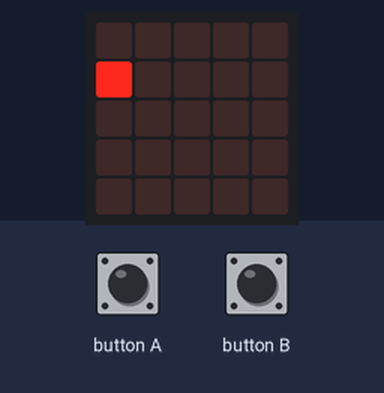
Bench run of a program on a simulated BBC micro:bit (MakeCode). Shown: the board's 5×5 LED display. The test bench sets the inputs (shaded band).

Above: at 1.6 s.
1.7 s: button A pressed for 0.15 s
At 2.8 s:
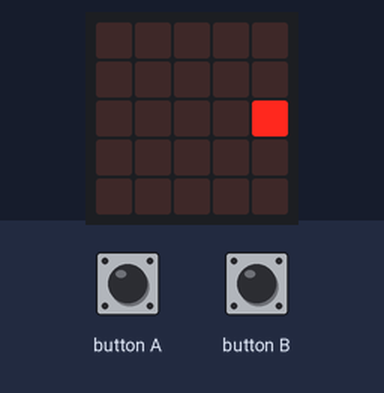
4.8 s: button B pressed for 0.15 s
At 5.7 s:
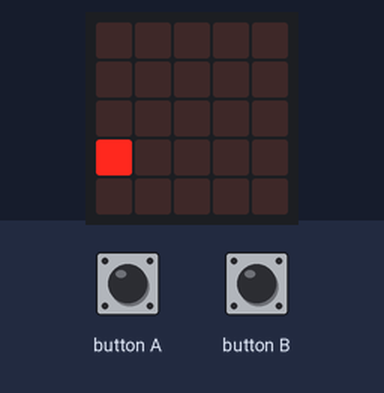
7.9 s: button B pressed for 0.15 s
At 9.5 s:
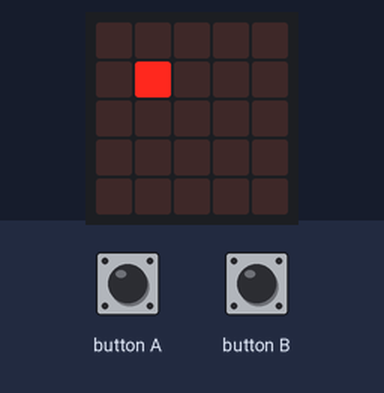
11.0 s: button B pressed for 0.15 s
At 12.8 s:
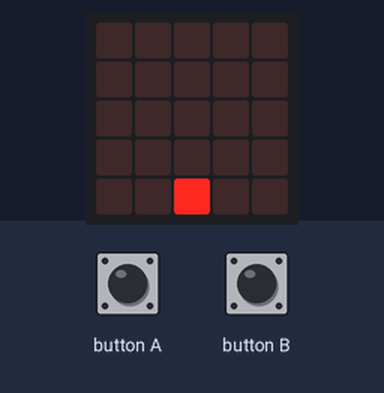
14.1 s: button A pressed for 0.15 s
At 16.8 s:
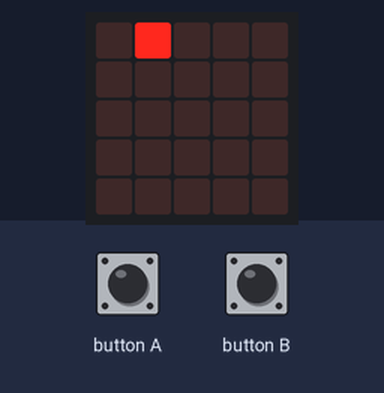
17.2 s: button B pressed for 0.15 s
At 18.8 s:
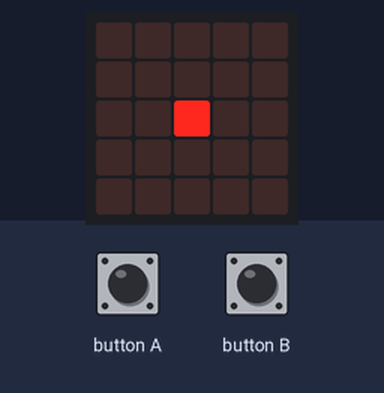
Timing chart, 0 to 20.3 s (numbered marks = the images above; inputs shaded):
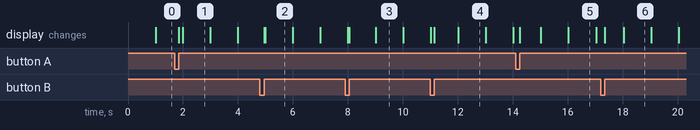

Measured:
- after the input at 1.7 s, the display: first changes after 0.15 s (image 1 shows a later state)
- after the input at 4.8 s, the display: first changes after 0.15 s (image 2 shows a later state)
- after the input at 7.9 s, the display: first differs from a run without the input after 0.15 s (image 3 shows a later state)
- after the input at 11.0 s, the display: first differs from a run without the input after 0.15 s (image 4 shows a later state)
- after the input at 14.1 s, the display: first changes after 0.15 s (image 5 shows a later state)
- after the input at 17.2 s, the display: first changes after 0.15 s (image 6 shows a later state)
- what the display in image 1 shows lasts 1.0 s, from 2.0 s to 3.0 s

The program:

main.ts
```typescript
input.onButtonPressed(Button.A, function () {
    if (x > 0) {
        led.unplot(x, y)
        x += -1
        led.plot(x, y)
    } else if (x == 0) {
        led.unplot(x, y)
        x += 4
        led.plot(x, y)
    }
})
input.onButtonPressed(Button.B, function () {
    if (x < 4) {
        led.unplot(x, y)
        x += 1
        led.plot(x, y)
    } else if (x == 4) {
        led.unplot(x, y)
        x += -4
        led.plot(x, y)
    }
})
let y = 0
let x = 0
x = 0
y = 0
led.plot(x, y)
basic.forever(function () {
    while (y < 4) {
        basic.pause(1000)
        led.unplot(x, y)
        y += 1
        led.plot(x, y)
    }
    while (y > 0) {
        basic.pause(1000)
        led.unplot(x, y)
        y += -1
        led.plot(x, y)
    }
})
```

test.ts
```typescript
// les tests vont ici ; cela ne sera pas compilé si ce paquet est utilisé en tant qu'extension.
```
